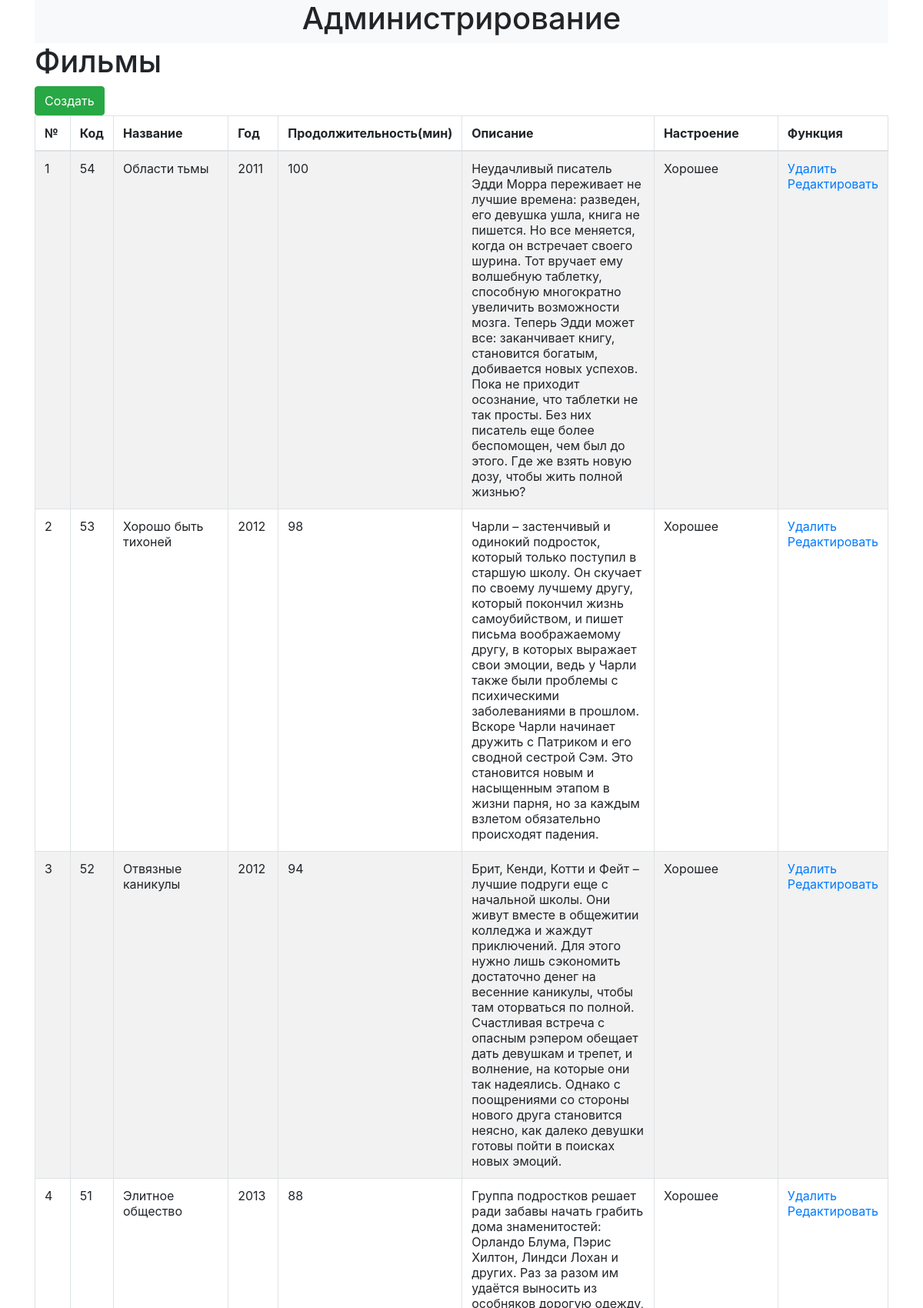
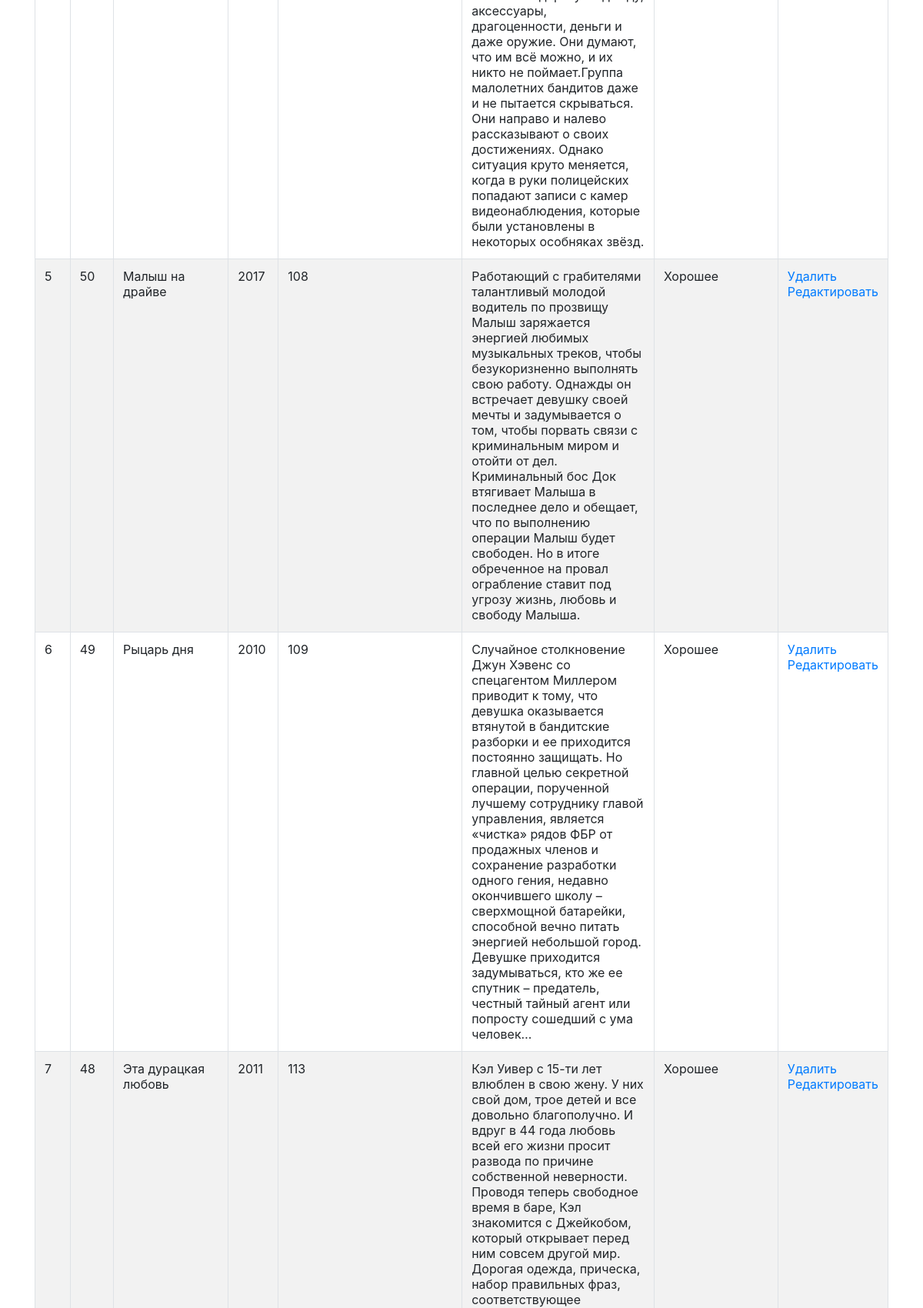
Screenshot of /RWxJC6OHIn.php (upper part) with the database file from the repository (2 pictures, top to bottom).
### tables this page shows
CREATE TABLE `films` (
  `id_film` int(11) NOT NULL,
  `name_film` varchar(500) NOT NULL,
  `year` year(4) NOT NULL,
  `continuance` int(11) NOT NULL,
  `short_description` longtext NOT NULL,
  `id_sentiment` int(11) DEFAULT NULL
);

CREATE TABLE `sentiments` (
  `id_sentiment` int(11) NOT NULL,
  `name_sentiment` varchar(200) DEFAULT NULL
);

### RWxJC6OHIn.php (the view, shortened to what this page needs)
<?php
$dbParams = require('db.php');
$db = new PDO (
    "mysql:host={$dbParams['host']};dbname={$dbParams['database']};charset=utf8",
    $dbParams['username'],
    $dbParams['password']
);
$sentiments = $db->query('
	SELECT * FROM `sentiments`
')->fetchAll();
function getSentiment($id, $sentiments){
    foreach ($sentiments as $sentiment) {
        if ($sentiment['id_sentiment'] == $id) {
            return $sentiment['name_sentiment'];
        }
    }
}
?>
<html>
<head>
    <link rel="stylesheet" href="https://stackpath.bootstrapcdn.com/bootstrap/4.1.1/css/bootstrap.min.css">
</head>
<body>
<div class="container">
    <?php if (isset($_GET['edit'])){ ?>
        <nav class="navbar-light bg-light">
            <div class="row">
                <div class="col-sm"></div>
                <div class="col-lg-auto">
                    <h1>Администрирование</h1>
                </div>
                <div class="col-sm"></div>
            </div>
        </nav>
        <a href="RWxJC6OHIn.php" class="btn btn-success">Назад</a>
        <form enctype="multipart/form-data" action="/RWxJC6OHIn.php?edit=<?= $id ?>" method="post">
            <input type="hidden" id="id" value="<?= $id ?>" class="form-control" name="id" maxlength="255">
            <div class="form-group">
                <label class="control-label" for="name">Название</label>
                <input required type="text" id="name" value="<?= $name ?>" class="form-control" name="name" maxlength="255">
            </div>
            <div class="form-group">
                <label class="control-label" for="year">Год</label>
                <input required type="number" id="year" value="<?= $year ?>" class="form-control" name="year" maxlength="255">
            </div>
            <div class="form-group">
                <label class="control-label" for="continuance">Продолжительность(мин)</label>
                <input required type="number" id="continuance" value="<?= $continuance ?>" class="form-control" name="continuance" maxlength="255">
            </div>
            <div class="form-group">
                <label class="control-label" for="short_description">Описание</label>
                <textarea required id="short_description" class="form-control" name="short_description"  maxlength="255"><?= $short_description ?></textarea>
            </div>
            <div class="form-group">
                <?php
                if (file_exists(__DIR__ . "/images/main_{$id}.jpg")) { ?>
                    <img width="200px" src="/images/main_<?php echo $id ?>.jpg" alt="">
                    <a href="/RWxJC6OHIn.php?edit=<?= $id ?>&file-delete=<?= "main_{$id}.jpg" ?>">Удалить</a>
                <?php } ?>
                <label class="control-label">Главная</label>
                <input type="file" name="cover">
            </div>
            <div class="form-group">
                <?php if (file_exists(__DIR__ . "/images/img1_{$id}.jpg")) { ?>
                    <img width="200px" src="/images/img1_<?php echo $id ?>.jpg" alt="">
                    <a href="/RWxJC6OHIn.php?edit=<?= $id ?>&file-delete=<?= "img1_{$id}.jpg" ?>">Удалить</a>
                <?php } ?>
                <label class="control-label">Изображение 1</label>
                <input type="file" name="img1">
            </div>
            <div class="form-group">
                <?php
                if (file_exists(__DIR__ . "/images/img2_{$id}.jpg")) { ?>
                    <img width="200px" src="/images/img2_<?php echo $id ?>.jpg" alt="">
                    <a href="/RWxJC6OHIn.php?edit=<?= $id ?>&file-delete=<?= "img2_{$id}.jpg" ?>">Удалить</a>
                <?php } ?>
                <label class="control-label">Изображение 2</label>
                <input type="file" name="img2">
            </div>
            <div class="form-group">
                <?php
                if (file_exists(__DIR__ . "/images/img3_{$id}.jpg")) { ?>
                    <img width="200px" src="/images/img3_<?php echo $id ?>.jpg" alt="">
                    <a href="/RWxJC6OHIn.php?edit=<?= $id ?>&file-delete=<?= "img3_{$id}.jpg" ?>">Удалить</a>
                <?php } ?>
                <label class="control-label">Изображение 3</label>
                <input type="file" name="img3">
            </div>
            <div class="form-group field-deposittypes-currency_id">
                <label class="control-label" for="id_sentiment">Настроение</label>
                <select required id="id_sentiment" class="form-control" name="id_sentiment">
                    <?php foreach ($sentiments as $sentiment) { ?>
                        <option <? if ($sentiment['id_sentiment'] == $id_sentiment){
						echo 'selected';
						}?> value="<?= $sentiment['id_sentiment'] ?>"><?= $sentiment['name_sentiment'] ?>
                        </option>
                    <?php } ?>
                </select>
                <div class="help-block"></div>
            </div>
            <div class="form-group">
                <button type="submit" class="btn btn-success"><?= $id ? 'Обновить' : 'Создать' ?></button>
            </div>
        </form>
    <?php } else { ?>
        <?php
        $films = $db->query('
	        SELECT * FROM `films` ORDER BY id_film DESC
          ')->fetchAll();
        ?>
        <nav class="navbar-light bg-light">
            <div class="row">
                <div class="col-sm"></div>
                <div class="col-lg-auto">
                    <h1>Администрирование</h1>
                </div>
                <div class="col-sm"></div>
            </div>
        </nav>
        <div class="applications-index">
            <h1>Фильмы</h1>
            <a href="RWxJC6OHIn.php?edit=new" class="btn btn-success">Создать</a>
            <table class="table table-striped table-bordered">
                <thead>
                <tr>
                    <th>№</th>
                    <th>Код</th>
                    <th>Название</th>
                    <th>Год</th>
                    <th>Продолжительность(мин)</th>
                    <th>Описание</th>
                    <th>Настроение</th>
                    <th>Функция</th>
                </tr>
                </thead>
                <tbody>
                <?php foreach ($films AS $key => $film) { ?>
                    <tr data-key="1">
                        <td><?= ($key + 1) ?></td>
                        <td><?= $film['id_film'] ?></td>
                        <td><?= $film['name_film'] ?></td>
                        <td><?= $film['year'] ?></td>
                        <td><?= $film['continuance'] ?></td>
                        <td><?= $film['short_description'] ?></td>
                        <td><?= getSentiment($film['id_sentiment'], $sentiments) ?></td>
                        <td><a onclick="return confirm('Вы хотите удалить этот фильм?')" href="/RWxJC6OHIn.php?delete=<?= $film['id_film'] ?>">Удалить</a>
                            <br><a href="/RWxJC6OHIn.php?edit=<?= $film['id_film'] ?>">Редактировать</a>
                        </td>
                    </tr>
                <?php } ?>
                </tbody>
            </table>
        </div>
    <?php } ?>
</div>
</body>
</html>

### rows the page displays
films: id_film "54", name_film "Области тьмы", year "2011", continuance "100", short_description "Неудачливый писатель Эдди Морра переживает не лучшие времена: разведен, его девушка ушла, книга не пишется. Но все меняется, когда он встречает своего шурина. Тот вручает ему волшебную таблетку, способную многократно увеличить возможности мозга. Теперь Эдди может все: заканчивает книгу, становится богатым, добивается новых успехов. Пока не приходит осознание, что таблетки не так просты. Без них писатель еще более беспомощен, чем был до этого. Где же взять новую дозу, чтобы жить полной жизнью?", id_sentiment.name_sentiment "Хорошее"
films: id_film "53", name_film "Хорошо быть тихоней", year "2012", continuance "98", short_description "Чарли – застенчивый и одинокий подросток, который только поступил в старшую школу. Он скучает по своему лучшему другу, который покончил жизнь самоубийством, и пишет письма воображаемому другу, в которых выражает свои эмоции, ведь у Чарли также были проблемы с психическими заболеваниями в прошлом. Вскоре Чарли начинает дружить с Патриком и его сводной сестрой Сэм. Это становится новым и насыщенным этапом в жизни парня, но за каждым взлетом обязательно происходят падения.", id_sentiment.name_sentiment "Хорошее"
films: id_film "52", name_film "Отвязные каникулы", year "2012", continuance "94", short_description "Брит, Кенди, Котти и Фейт – лучшие подруги еще с начальной школы. Они живут вместе в общежитии колледжа и жаждут приключений. Для этого нужно лишь сэкономить достаточно денег на весенние каникулы, чтобы там оторваться по полной. Счастливая встреча с опасным рэпером обещает дать девушкам и трепет, и волнение, на которые они так надеялись. Однако с поощрениями со стороны нового друга становится неясно, как далеко девушки готовы пойти в поисках новых эмоций.", id_sentiment.name_sentiment "Хорошее"
films: id_film "51", name_film "Элитное общество", year "2013", continuance "88", short_description "Группа подростков решает ради забавы начать грабить дома знаменитостей: Орландо Блума, Пэрис Хилтон, Линдси Лохан и других. Раз за разом им удаётся выносить из особняков дорогую одежду, аксессуары, драгоценности, деньги и даже оружие. Они думают, что им всё можно, и их никто не поймает.Группа малолетних бандитов даже и не пытается скрываться. Они направо и налево рассказывают о своих достижениях. Однако ситуация круто меняется, когда в руки полицейских попадают записи с камер видеонаблюдения, которые были установлены в некоторых особняках звёзд.", id_sentiment.name_sentiment "Хорошее"
films: id_film "50", name_film "Малыш на драйве", year "2017", continuance "108", short_description "Работающий с грабителями талантливый молодой водитель по прозвищу Малыш заряжается энергией любимых музыкальных треков, чтобы безукоризненно выполнять свою работу. Однажды он встречает девушку своей мечты и задумывается о том, чтобы порвать связи с криминальным миром и отойти от дел. Криминальный бос Док втягивает Малыша в последнее дело и обещает, что по выполнению операции Малыш будет свободен. Но в итоге обреченное на провал ограбление ставит под угрозу жизнь, любовь и свободу Малыша.", id_sentiment.name_sentiment "Хорошее"
films: id_film "49", name_film "Рыцарь дня", year "2010", continuance "109", short_description "Случайное столкновение Джун Хэвенс со спецагентом Миллером приводит к тому, что девушка оказывается втянутой в бандитские разборки и ее приходится постоянно защищать. Но главной целью секретной операции, порученной лучшему сотруднику главой управления, является «чистка» рядов ФБР от продажных членов и сохранение разработки одного гения, недавно окончившего школу – сверхмощной батарейки, способной вечно питать энергией небольшой город. Девушке приходится задумываться, кто же ее спутник – предатель, честный тайный агент или попросту сошедший с ума человек…", id_sentiment.name_sentiment "Хорошее"
films: id_film "48", name_film "Эта дурацкая любовь", year "2011", continuance "113", id_sentiment.name_sentiment "Хорошее"
